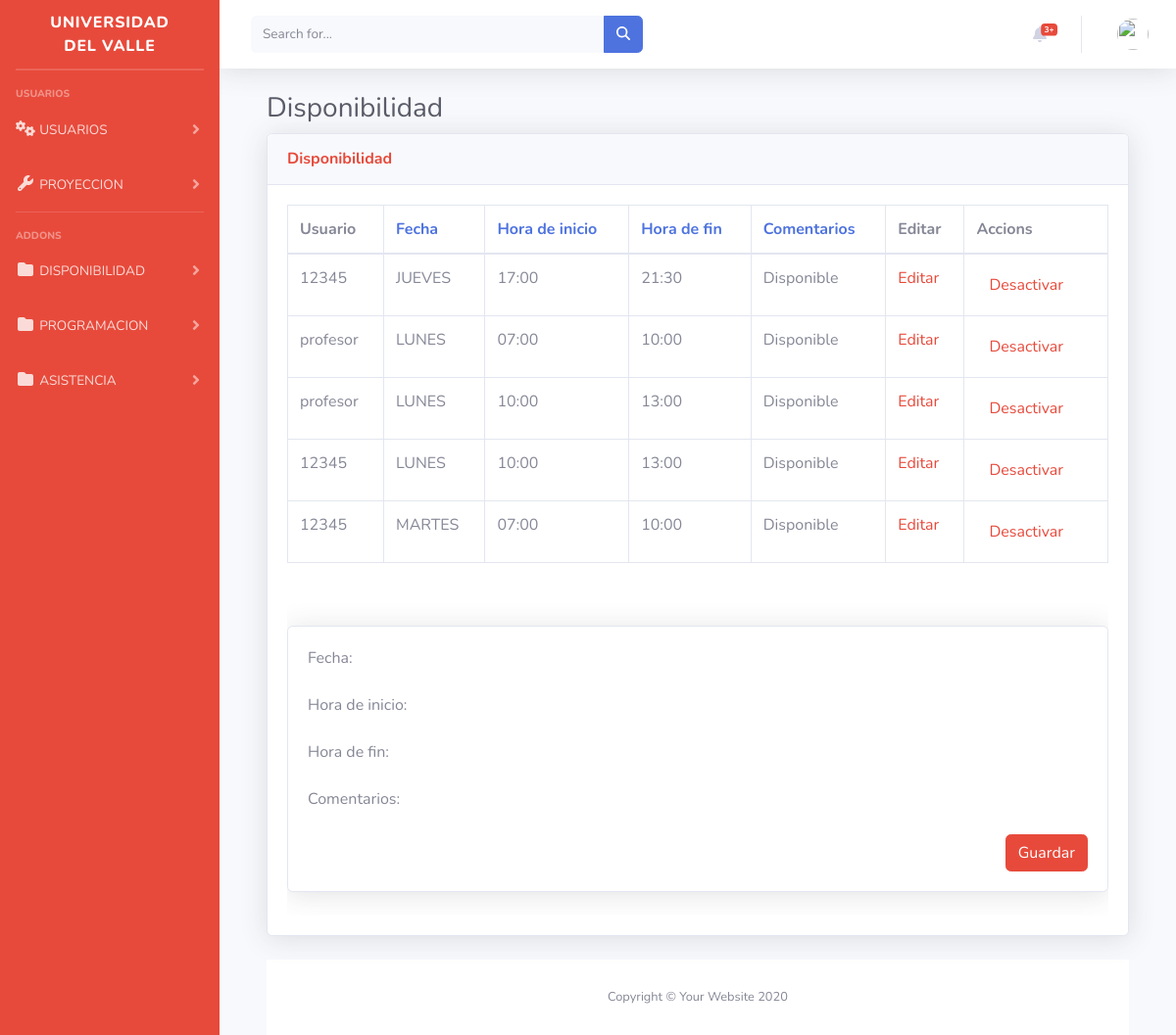
Page /inicio/editarDisponibilidad on the committed database.
### inicio/models.py (models this page shows, shortened)
class Disponibilidad(models.Model):
    DAY_CHOICES = [
        ('LUNES', 'Lunes'),
        ('MARTES', 'Martes'),
        ('MIERCOLES', 'Miércoles'),
        ('JUEVES', 'Jueves'),
        ('VIERNES', 'Viernes'),
        ('SABADO', 'Sábado'),
        ('DOMINGO', 'Domingo'),
    ]
    fecha = models.CharField(choices=DAY_CHOICES, max_length=15)
    hora_inicio = models.CharField(choices=[
        ('07:00', '07:00 AM'),
        ('10:00', '10:00 AM'),
        ('14:00', '02:00 PM'),
        ('17:00', '05:00 PM'),
        ('18:30', '06:30 PM'),
    ], max_length=5)
    hora_fin = models.CharField(choices=[
        ('10:00', '10:00 AM'),
        ('13:00', '01:00 PM'),
        ('17:00', '05:00 PM'),
        ('18:30', '06:30 PM'),
        ('21:30', '09:30 PM'),
    ], max_length=5)
    comentarios = models.TextField(default="Disponible", null=True)
    profesor = models.ForeignKey(User, on_delete=models.CASCADE)
    mostrar_en_tabla = models.BooleanField(default=True)

### inicio/views.py (the view)
# urls.py: path('editarDisponibilidad', views.vereditdisponibilidad, name='editarDisponibilidad'),
def vereditdisponibilidad(request):
    ordenar_por = request.GET.get('ordenar_por', 'fecha') # por defecto, ordenar por fecha
    disponibilidad = Disponibilidad.objects.order_by(ordenar_por)
    context = {
        'disponibilidad': disponibilidad,
        'ordenar_por': ordenar_por,
    }
    return render(request, 'editardisponibilidad.html', context)

### inicio/templates/editarDisponibilidad.html (shortened to what this page needs)
{% extends "base.html" %}
{% block content %}
{% load static %}
<!DOCTYPE html>
<html lang="en">
<head>
    <link rel="stylesheet" href="https://cdnjs.cloudflare.com/ajax/libs/font-awesome/5.15.3/css/all.min.css" />
    <link href="vendor/fontawesome-free/css/all.min.css" rel="stylesheet" type="text/css">
    <link href="css/sb-admin-2.min.css" rel="stylesheet">
    <link href="vendor/datatables/dataTables.bootstrap4.min.css" rel="stylesheet">
</head>
<body id="page-top">
    <div class="container-fluid">
        <h1 class="h3 mb-2 text-gray-800">Disponibilidad</h1>
        <div class="card shadow mb-4">
            <div class="card-header py-3">
                <h6 class="m-0 font-weight-bold text-danger">Disponibilidad</h6>
            </div>
            <div class="card-body">
                <div class="table-responsive">
                    <div class="table-responsive">
                    <table class="table table-bordered" id="dataTable" width="100%" cellspacing="0">
                        <thead>
                            <tr>
                                <th>Usuario</th>
                                <th><a href="?ordenar_por=fecha">Fecha</a></th>
                                <th><a href="?ordenar_por=hora_inicio">Hora de inicio</a></th>
                                <th><a href="?ordenar_por=hora_fin">Hora de fin</a></th>
                                <th><a href="?ordenar_por=comentarios">Comentarios</a></th>
                                <th>Editar</th>
                                {% if request.user.groups.all.0.name != 'Profesores' %}
                                <th>Accions</th>
                              {% endif %}
                            </tr>
                        </thead>
                        <tbody>
                            {% if request.user.groups.all.0.name == 'Profesores' %}
                            {% for d in disponibilidad %}
                              {% if d.profesor == request.user %}
                                <tr>
                                  <td>{{ d.profesor.username }}</td>
                                  <td>{{ d.fecha }}</td>
                                  <td>{{ d.hora_inicio }}</td>
                                  <td>{{ d.hora_fin }}</td>
                                  <td>{{ d.comentarios }}</td>
                                  <td><a class="text-danger" href="{% url 'editar_disponibilidad' disponibilidad_id=d.id %}">Editar</a></td>
                                </tr>
                              {% endif %}
                            {% endfor %}
                          {% else %}
                            {% for d in disponibilidad %}
                              <tr>
                                <td>{{ d.profesor.username }}</td>
                                <td>{{ d.fecha }}</td>
                                <td>{{ d.hora_inicio }}</td>
                                <td>{{ d.hora_fin }}</td>
                                <td>{{ d.comentarios }}</td>
                                <td><a class="text-danger" href="{% url 'editar_disponibilidad' disponibilidad_id=d.id %}">Editar</a></td>
                                <td>
                                  {% if d.mostrar_en_tabla %}
                                    <form action="{% url 'desactivar_disponibilidad' disponibilidad_id=d.id %}" method="post">
                                      <button type="submit" class="btn btn-link text-danger">Desactivar</button>
                                    </form>
                                  {% else %}
                                    <form action="{% url 'activar_disponibilidad' disponibilidad_id=d.id %}" method="post">
                                      {% csrf_token %}
                                      <button type="submit" class="btn btn-link text-danger">Activar</button>
                                    </form>
                                  {% endif %}
                                </td>
                              </tr>
                            {% endfor %}
                          {% endif %}
                        </tbody>
                    </table>
                </div>
              <br>
              <br>
                <div class="card shadow mb-4">
                    <div class="card-body">
                        <form method="POST">
                            <div class="form-group">
                                <label for="id_fecha">Fecha:</label>
                            </div>
                            <div class="form-group">
                                <label for="id_hora_inicio">Hora de inicio:</label>
                            </div>
                            <div class="form-group">
                                <label for="id_hora_fin">Hora de fin:</label>
                            </div>
                            <div class="form-group">
                                <label for="id_comentarios">Comentarios:</label>
                            </div>
                            <div class="text-right">
                                <button type="submit" class="btn btn-danger">Guardar</button>
                            </div>
                        </form>
                    </div>
                </div>
            </div>
        </div>
    </div>
    <footer class="sticky-footer bg-white">
        <div class="container my-auto">
            <div class="copyright text-center my-auto">
                <span>Copyright &copy; Your Website 2020</span>
            </div>
        </div>
    </footer>
</body>
</html>
{% endblock %}

### rows in the picture
Disponibilidad: profesor.username "12345", fecha "JUEVES", hora_inicio "17:00", hora_fin "21:30", comentarios "Disponible", mostrar_en_tabla "Desactivar"
Disponibilidad: profesor.username "profesor", fecha "LUNES", hora_inicio "07:00", hora_fin "10:00", comentarios "Disponible", mostrar_en_tabla "Desactivar"
Disponibilidad: profesor.username "profesor", fecha "LUNES", hora_inicio "10:00", hora_fin "13:00", comentarios "Disponible", mostrar_en_tabla "Desactivar"
Disponibilidad: profesor.username "12345", fecha "LUNES", hora_inicio "10:00", hora_fin "13:00", comentarios "Disponible", mostrar_en_tabla "Desactivar"
Disponibilidad: profesor.username "12345", fecha "MARTES", hora_inicio "07:00", hora_fin "10:00", comentarios "Disponible", mostrar_en_tabla "Desactivar"
